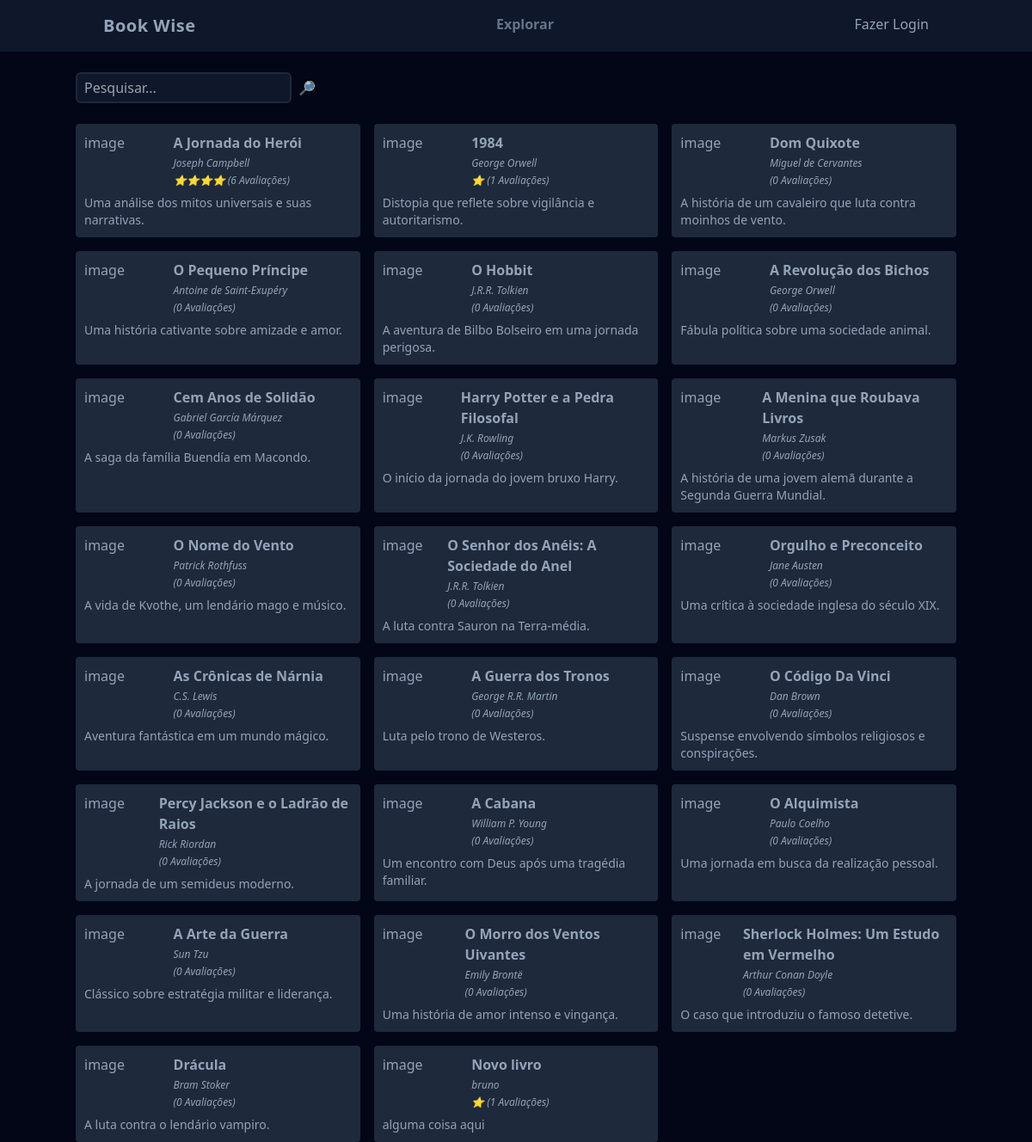
The page / on the database its author committed.
### tables this page shows
CREATE TABLE livros (
  id INTEGER PRIMARY KEY,
  titulo VARCHAR(255),
  autor VARCHAR(100),
  descricao TEXT,
  ano_de_lancamento INTEGER,
  usuario_id INTEGER NOT NULL,
  FOREIGN KEY (usuario_id) REFERENCES usuarios(id)
);

### functions.php (called while the page is built, shortened)
<?php
function view($view, $data = [])
{
    require "views/template/app.php";
}
function config($chave = null)
{
    $config = require 'config.php';
    if (strlen($chave) > 0) {
        return $config[$chave];
    }
    return $config;
}
function auth(){
    if(!isset($_SESSION['auth'])) return false;
    return $_SESSION['auth'];
}

### controllers/index.controller.php (called while the page is built)
<?php
$livros = Livro::all($_REQUEST['pesquisar'] ?? '');
view('index', compact('livros'));

### routes.php (called while the page is built, shortened)
<?php
$controller = str_replace('/', '', parse_url($_SERVER['REQUEST_URI'])['path']);
if (!$controller) $controller = 'index';
require "controllers/{$controller}.controller.php";

### index.php (called while the page is built, shortened)
<?php
require "models/Livro.php";
require "functions.php";
require 'config.php';
require 'Database.php';
require "routes.php";

### config.php (called while the page is built)
<?php
return [
    'database' => [
        'driver' => 'sqlite',
        'database' => 'database.sqlite',
    ],
];

### Database.php (called while the page is built, shortened)
<?php
class Database
{
    private $db;
    public function __construct($config)
    {
        $connectionString = $config['driver'] . ':' . $config['database'];
        $this->db = new PDO($connectionString);
    }
    public function query($query, $class = null, $params = [])
    {
        $prepare = $this->db->prepare($query);
        if ($class) {
            $prepare->setFetchMode(PDO::FETCH_CLASS, $class);
        }
        $prepare->execute($params);
        return $prepare;
    }
}

### models/Livro.php (called while the page is built, shortened)
<?php
class Livro
{
    public function query($where, $params){
        $database = new Database(config('database'));
        return $database->query(
         "
            select
            l.id, l.titulo, l.autor, l.descricao, l.ano_de_lancamento,
            round(sum(a.nota)/5.0) as nota_avaliacao,
            count(a.id) as count_avaliacoes
            from
            livros l
            left join avaliacoes a on a.livro_id = l.id
            where $where
            group by l.id,
            l.titulo,
            l.autor,
            l.descricao,
            l.ano_de_lancamento
            ", livro::class,
            $params);
    }
    public static function all($filtro = ''){
        return (new self)->query('titulo like :filtro', ['filtro' => "%$filtro%"])->fetchAll();
    }
}

### views/partials/_livros.php (the view)
<div class="p-2 rounded border-slate-800 border-2 bg-slate-800">
    <div class="flex">
        <div class="w-1/3">image</div>
        <div class="space-y-1">
            <a href="livro?id=<?= $livro->id ?>" class="font-semibold" hover: underline><?= $livro->titulo ?></a>
            <div class="text-xs italic"><?= $livro->autor ?></div>
            <div class="text-xs italic">
            <?= str_repeat('⭐', max(0, (int) $livro->nota_avaliacao)) ?>
            (<?= $livro->count_avaliacoes ?> Avaliações)
</div>
        </div>
    </div>
    <div class="text-sm mt-2"><?= $livro->descricao ?></div>
</div>

### views/template/app.php (shortened to what this page needs)
<!DOCTYPE html>
<html lang="pt-br">
<head>
    <script src="https://cdn.tailwindcss.com"></script>
</head>
<body class="bg-slate-950 text-slate-400">
    <header class="bg-slate-900">
        <nav class="mx-auto max-w-screen-lg flex justify-between px-8 py-4">
            <div class="font-bold text-xl tracking-wide">
                Book Wise
            </div>
            <ul class="flex space-x-4 font-bold">
                <li><a href="/" class="text-slate-500">Explorar</a></li>
            </ul>
            <ul>
                <?php if (auth()): ?>
                    <li><a href="/logout" class="hover:underline">Oi <?= auth()->nome ?></a></li>
                <?php else: ?>
                    <li><a href="/login" class="hover:underline">Fazer Login</a></li>
                <?php endif ?>
            </ul>
        </nav>
    </header>
    <main class="mx-auto max-w-screen-lg space-y-6">
        <?php require "views/{$view}.view.php" ?>
    </main>
</body>
</html>

### views/index.view.php
<form class="w-full flex space-x-2 mt-6">
    <input
        type="text" name="pesquisar"
        class="border-slate-800 border-2 rounded-md bg-slate-900 text-sn focus:outline-none px-2 py-1"
        placeholder="Pesquisar..." />
    <button type="submit">🔎</button>
</form>
<section class="grid gap-4 grid-cols-1 md:grid-cols-2 lg:grid-cols-3">
<?php foreach ($livros as $livro){
           require 'partials/_livros.php';
        }?>
</section>

### rows shown on the page
livros: titulo "A Jornada do Herói", autor "Joseph Campbell", nota_avaliacao "⭐⭐⭐⭐", count_avaliacoes "6", descricao "Uma análise dos mitos universais e suas narrativas."
livros: titulo "1984", autor "George Orwell", nota_avaliacao "⭐", count_avaliacoes "1", descricao "Distopia que reflete sobre vigilância e autoritarismo."
livros: titulo "Dom Quixote", autor "Miguel de Cervantes", count_avaliacoes "0", descricao "A história de um cavaleiro que luta contra moinhos de vento."
livros: titulo "O Pequeno Príncipe", autor "Antoine de Saint-Exupéry", count_avaliacoes "0", descricao "Uma história cativante sobre amizade e amor."
livros: titulo "O Hobbit", autor "J.R.R. Tolkien", count_avaliacoes "0", descricao "A aventura de Bilbo Bolseiro em uma jornada perigosa."
livros: titulo "A Revolução dos Bichos", autor "George Orwell", count_avaliacoes "0", descricao "Fábula política sobre uma sociedade animal."
livros: titulo "Cem Anos de Solidão", autor "Gabriel García Márquez", count_avaliacoes "0", descricao "A saga da família Buendía em Macondo."
livros: titulo "Harry Potter e a Pedra Filosofal", autor "J.K. Rowling", count_avaliacoes "0", descricao "O início da jornada do jovem bruxo Harry."
livros: titulo "A Menina que Roubava Livros", autor "Markus Zusak", count_avaliacoes "0", descricao "A história de uma jovem alemã durante a Segunda Guerra Mundial."
livros: titulo "O Nome do Vento", autor "Patrick Rothfuss", count_avaliacoes "0", descricao "A vida de Kvothe, um lendário mago e músico."
livros: titulo "O Senhor dos Anéis: A Sociedade do Anel", autor "J.R.R. Tolkien", count_avaliacoes "0", descricao "A luta contra Sauron na Terra-média."
livros: titulo "Orgulho e Preconceito", autor "Jane Austen", count_avaliacoes "0", descricao "Uma crítica à sociedade inglesa do século XIX."
livros: titulo "As Crônicas de Nárnia", autor "C.S. Lewis", count_avaliacoes "0", descricao "Aventura fantástica em um mundo mágico."
livros: titulo "A Guerra dos Tronos", autor "George R.R. Martin", count_avaliacoes "0", descricao "Luta pelo trono de Westeros."
livros: titulo "O Código Da Vinci", autor "Dan Brown", count_avaliacoes "0", descricao "Suspense envolvendo símbolos religiosos e conspirações."
livros: titulo "Percy Jackson e o Ladrão de Raios", autor "Rick Riordan", count_avaliacoes "0", descricao "A jornada de um semideus moderno."
livros: titulo "A Cabana", autor "William P. Young", count_avaliacoes "0", descricao "Um encontro com Deus após uma tragédia familiar."
livros: titulo "O Alquimista", autor "Paulo Coelho", count_avaliacoes "0", descricao "Uma jornada em busca da realização pessoal."
livros: titulo "A Arte da Guerra", autor "Sun Tzu", count_avaliacoes "0", descricao "Clássico sobre estratégia militar e liderança."
livros: titulo "O Morro dos Ventos Uivantes", autor "Emily Brontë", count_avaliacoes "0", descricao "Uma história de amor intenso e vingança."
livros: titulo "Sherlock Holmes: Um Estudo em Vermelho", autor "Arthur Conan Doyle", count_avaliacoes "0", descricao "O caso que introduziu o famoso detetive."
livros: titulo "Drácula", autor "Bram Stoker", count_avaliacoes "0", descricao "A luta contra o lendário vampiro."
livros: titulo "Novo livro", autor "bruno", nota_avaliacao "⭐", count_avaliacoes "1", descricao "alguma coisa aqui"
